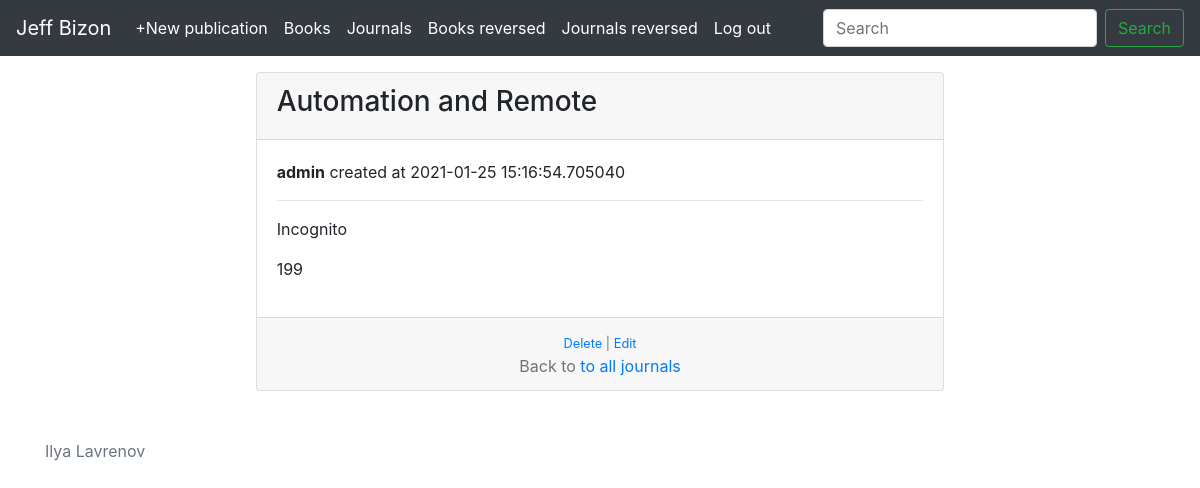
The page /journals/journal/6 (signed in) on the database its author committed.
### app/models.py (models this page shows, shortened)
class Journal(db.Model):
    id = db.Column(db.Integer, primary_key=True)
    created = db.Column(db.DateTime, index=True, default=datetime.now)
    title = db.Column(db.String(150))
    editor = db.Column(db.String(200))
    page_amount = db.Column(db.Integer)
    user_id = db.Column(db.Integer, db.ForeignKey('user.id'))

class User(UserMixin, db.Model):
    id = db.Column(db.Integer, primary_key=True)
    username = db.Column(db.String(64), index=True, unique=True)
    first_name = db.Column(db.String(100))
    last_Name = db.Column(db.String(100))
    age = db.Column(db.Integer)
    email = db.Column(db.String(120), index=True, unique=True)
    password_hash = db.Column(db.String(128))
    books = db.relationship('Book', backref='book_owner', lazy='dynamic')
    journals = db.relationship('Journal', backref='journal_owner', lazy='dynamic')

### app/routes.py (the view)
@app.route('/journals/journal/<id>', methods=['GET'])
@login_required
def journal_detail(id):
    journal = Journal.query.get_or_404(id)
    return render_template('journal_detail.html', journal=journal)

### app/models.py (called while the page is built)
@login.user_loader
def load_user(id:int):
    return User.query.get(int(id))

### app/templates/journal_detail.html (shortened to what this page needs)
{% extends 'base_card.html' %}
{% block card_header %}
    <h3>{{ journal.title }}</h3>
{% endblock %}
{% block card_body %}
    <p>
        <b>{{ journal.journal_owner.username }}</b> created at {{ journal.created }}
    </p> <hr>
    <p>
        {{ journal.editor }}
    </p>
    <p>
        {{ journal.page_amount }}
    </p>
{% endblock %}
{% block card_footer %}
<small>
    <a href="{{ url_for('journal_delete', id=journal.id) }}">Delete</a> | <a href="{{ url_for('journal_update', id=journal.id) }}">Edit</a>
</small>
<br>
<span>
    Back to <a href="{{ url_for('journals_list') }}">to all journals</a>
</span>
{% endblock %}

### rows shown on the page
Journal: title "Automation and Remote", created "2021-01-25 15:16:54.705040", editor "Incognito", page_amount "199"
User: journal_owner.username "admin"
